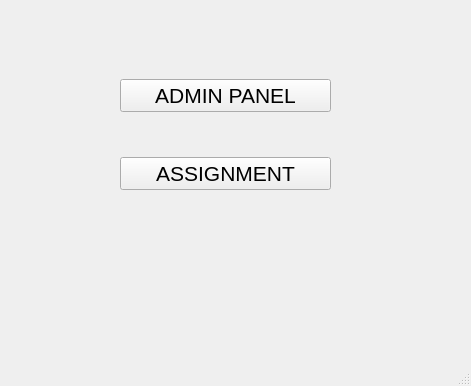
<?xml version="1.0" encoding="UTF-8"?>
<ui version="4.0">
 <class>MainWindow</class>
 <widget class="QMainWindow" name="MainWindow">
  <property name="geometry">
   <rect>
    <x>0</x>
    <y>0</y>
    <width>471</width>
    <height>386</height>
   </rect>
  </property>
  <property name="windowTitle">
   <string>MainWindow</string>
  </property>
  <widget class="QWidget" name="centralwidget">
   <widget class="QWidget" name="">
    <property name="geometry">
     <rect>
      <x>120</x>
      <y>40</y>
      <width>211</width>
      <height>191</height>
     </rect>
    </property>
    <layout class="QVBoxLayout" name="verticalLayout">
     <item>
      <widget class="QPushButton" name="btn_adminPanel">
       <property name="font">
        <font>
         <pointsize>16</pointsize>
        </font>
       </property>
       <property name="text">
        <string>ADMIN PANEL</string>
       </property>
      </widget>
     </item>
     <item>
      <widget class="QPushButton" name="btn_Assignment">
       <property name="font">
        <font>
         <pointsize>16</pointsize>
        </font>
       </property>
       <property name="text">
        <string>ASSIGNMENT</string>
       </property>
      </widget>
     </item>
    </layout>
   </widget>
  </widget>
  <widget class="QMenuBar" name="menubar">
   <property name="geometry">
    <rect>
     <x>0</x>
     <y>0</y>
     <width>471</width>
     <height>22</height>
    </rect>
   </property>
  </widget>
  <widget class="QStatusBar" name="statusbar"/>
 </widget>
 <resources/>
 <connections/>
</ui>
